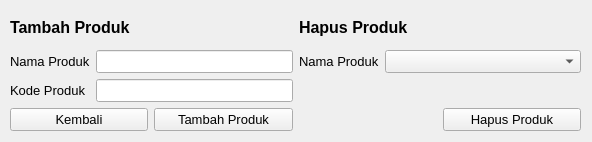
<?xml version="1.0" encoding="UTF-8"?>
<ui version="4.0">
 <class>Form</class>
 <widget class="QWidget" name="Form">
  <property name="geometry">
   <rect>
    <x>0</x>
    <y>0</y>
    <width>592</width>
    <height>142</height>
   </rect>
  </property>
  <property name="windowTitle">
   <string>Form</string>
  </property>
  <widget class="QWidget" name="gridLayoutWidget">
   <property name="geometry">
    <rect>
     <x>10</x>
     <y>10</y>
     <width>571</width>
     <height>121</height>
    </rect>
   </property>
   <layout class="QGridLayout" name="gridLayout">
    <item row="1" column="0" colspan="2">
     <layout class="QFormLayout" name="formLayout">
      <item row="0" column="0">
       <widget class="QLabel" name="label_2">
        <property name="font">
         <font>
          <pointsize>10</pointsize>
         </font>
        </property>
        <property name="text">
         <string>Nama Produk</string>
        </property>
       </widget>
      </item>
      <item row="1" column="0">
       <widget class="QLabel" name="label_3">
        <property name="font">
         <font>
          <pointsize>10</pointsize>
         </font>
        </property>
        <property name="text">
         <string>Kode Produk</string>
        </property>
       </widget>
      </item>
      <item row="0" column="1">
       <widget class="QLineEdit" name="in_name">
        <property name="font">
         <font>
          <pointsize>10</pointsize>
         </font>
        </property>
        <property name="maxLength">
         <number>32</number>
        </property>
       </widget>
      </item>
      <item row="1" column="1">
       <widget class="QLineEdit" name="in_code">
        <property name="font">
         <font>
          <pointsize>10</pointsize>
         </font>
        </property>
        <property name="maxLength">
         <number>5</number>
        </property>
        <property name="echoMode">
         <enum>QLineEdit::Normal</enum>
        </property>
       </widget>
      </item>
     </layout>
    </item>
    <item row="2" column="1">
     <widget class="QPushButton" name="btn_add">
      <property name="font">
       <font>
        <pointsize>10</pointsize>
       </font>
      </property>
      <property name="text">
       <string>Tambah Produk</string>
      </property>
     </widget>
    </item>
    <item row="2" column="0">
     <widget class="QPushButton" name="btn_back">
      <property name="font">
       <font>
        <pointsize>10</pointsize>
       </font>
      </property>
      <property name="text">
       <string>Kembali</string>
      </property>
     </widget>
    </item>
    <item row="2" column="3">
     <widget class="QPushButton" name="btn_delete">
      <property name="font">
       <font>
        <pointsize>10</pointsize>
       </font>
      </property>
      <property name="text">
       <string>Hapus Produk</string>
      </property>
     </widget>
    </item>
    <item row="1" column="2" colspan="2">
     <layout class="QFormLayout" name="formLayout_2">
      <item row="0" column="0">
       <widget class="QLabel" name="label_5">
        <property name="font">
         <font>
          <pointsize>10</pointsize>
         </font>
        </property>
        <property name="text">
         <string>Nama Produk</string>
        </property>
       </widget>
      </item>
      <item row="0" column="1">
       <widget class="QComboBox" name="cmb_prd">
        <property name="font">
         <font>
          <pointsize>10</pointsize>
         </font>
        </property>
       </widget>
      </item>
     </layout>
    </item>
    <item row="0" column="0" colspan="2">
     <widget class="QLabel" name="label">
      <property name="font">
       <font>
        <pointsize>12</pointsize>
        <weight>75</weight>
        <bold>true</bold>
       </font>
      </property>
      <property name="text">
       <string>Tambah Produk</string>
      </property>
     </widget>
    </item>
    <item row="0" column="2" colspan="2">
     <widget class="QLabel" name="label_4">
      <property name="font">
       <font>
        <pointsize>12</pointsize>
        <weight>75</weight>
        <bold>true</bold>
       </font>
      </property>
      <property name="text">
       <string>Hapus Produk</string>
      </property>
     </widget>
    </item>
   </layout>
  </widget>
 </widget>
 <resources/>
 <connections/>
</ui>
